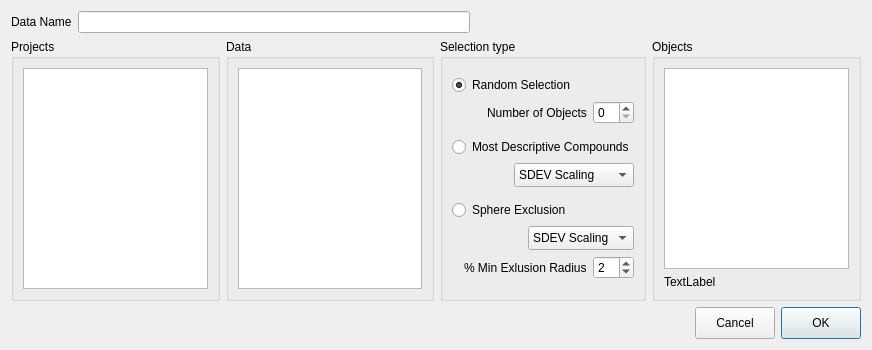
<?xml version="1.0" encoding="UTF-8"?>
<ui version="4.0">
 <class>SelectionObjectsDialog</class>
 <widget class="QDialog" name="SelectionObjectsDialog">
  <property name="geometry">
   <rect>
    <x>0</x>
    <y>0</y>
    <width>872</width>
    <height>350</height>
   </rect>
  </property>
  <property name="windowTitle">
   <string>Selection Objects...</string>
  </property>
  <layout class="QGridLayout" name="gridLayout_13">
   <item row="0" column="0" colspan="4">
    <layout class="QGridLayout" name="gridLayout_3">
     <item row="0" column="0">
      <widget class="QLabel" name="label_4">
       <property name="text">
        <string>Data Name</string>
       </property>
      </widget>
     </item>
     <item row="0" column="1">
      <widget class="QLineEdit" name="modelname"/>
     </item>
     <item row="0" column="2">
      <spacer name="horizontalSpacer_2">
       <property name="orientation">
        <enum>Qt::Horizontal</enum>
       </property>
       <property name="sizeHint" stdset="0">
        <size>
         <width>40</width>
         <height>20</height>
        </size>
       </property>
      </spacer>
     </item>
    </layout>
   </item>
   <item row="1" column="0">
    <widget class="QGroupBox" name="projectsGroupBox">
     <property name="title">
      <string>Projects</string>
     </property>
     <layout class="QGridLayout" name="gridLayout">
      <item row="0" column="0">
       <widget class="QListView" name="listView">
        <property name="editTriggers">
         <set>QAbstractItemView::NoEditTriggers</set>
        </property>
        <property name="selectionMode">
         <enum>QAbstractItemView::SingleSelection</enum>
        </property>
        <property name="selectionBehavior">
         <enum>QAbstractItemView::SelectRows</enum>
        </property>
       </widget>
      </item>
     </layout>
    </widget>
   </item>
   <item row="1" column="1">
    <widget class="QGroupBox" name="dataGroupBox">
     <property name="title">
      <string>Data</string>
     </property>
     <layout class="QGridLayout" name="gridLayout_4">
      <item row="0" column="0">
       <widget class="QListView" name="listView_2">
        <property name="editTriggers">
         <set>QAbstractItemView::NoEditTriggers</set>
        </property>
        <property name="selectionMode">
         <enum>QAbstractItemView::SingleSelection</enum>
        </property>
        <property name="selectionBehavior">
         <enum>QAbstractItemView::SelectRows</enum>
        </property>
       </widget>
      </item>
     </layout>
    </widget>
   </item>
   <item row="1" column="2">
    <widget class="QGroupBox" name="groupBox_2">
     <property name="title">
      <string>Selection type</string>
     </property>
     <layout class="QGridLayout" name="gridLayout_12">
      <item row="1" column="0">
       <layout class="QGridLayout" name="gridLayout_5">
        <item row="0" column="0" colspan="2">
         <widget class="QRadioButton" name="mdcselection">
          <property name="text">
           <string>Most Descriptive Compounds</string>
          </property>
         </widget>
        </item>
        <item row="1" column="1">
         <widget class="QComboBox" name="MCDscalingBox">
          <property name="minimumSize">
           <size>
            <width>120</width>
            <height>24</height>
           </size>
          </property>
          <property name="maximumSize">
           <size>
            <width>120</width>
            <height>24</height>
           </size>
          </property>
          <item>
           <property name="text">
            <string>SDEV Scaling</string>
           </property>
          </item>
          <item>
           <property name="text">
            <string>RMS Scaling</string>
           </property>
          </item>
         </widget>
        </item>
        <item row="1" column="0">
         <spacer name="horizontalSpacer_5">
          <property name="orientation">
           <enum>Qt::Horizontal</enum>
          </property>
          <property name="sizeHint" stdset="0">
           <size>
            <width>40</width>
            <height>20</height>
           </size>
          </property>
         </spacer>
        </item>
       </layout>
      </item>
      <item row="0" column="0">
       <layout class="QGridLayout" name="gridLayout_2">
        <item row="0" column="0" colspan="2">
         <widget class="QRadioButton" name="randomselection">
          <property name="text">
           <string>Random Selection</string>
          </property>
          <property name="checked">
           <bool>true</bool>
          </property>
         </widget>
        </item>
        <item row="1" column="0">
         <spacer name="horizontalSpacer_3">
          <property name="orientation">
           <enum>Qt::Horizontal</enum>
          </property>
          <property name="sizeHint" stdset="0">
           <size>
            <width>40</width>
            <height>20</height>
           </size>
          </property>
         </spacer>
        </item>
        <item row="1" column="1">
         <layout class="QHBoxLayout" name="horizontalLayout">
          <item>
           <widget class="QLabel" name="label">
            <property name="text">
             <string>Number of Objects</string>
            </property>
           </widget>
          </item>
          <item>
           <widget class="QSpinBox" name="nrandomobj"/>
          </item>
         </layout>
        </item>
       </layout>
      </item>
      <item row="2" column="0">
       <layout class="QGridLayout" name="gridLayout_6">
        <item row="0" column="0" colspan="3">
         <widget class="QRadioButton" name="seselection">
          <property name="text">
           <string>Sphere Exclusion</string>
          </property>
         </widget>
        </item>
        <item row="1" column="0" colspan="2">
         <spacer name="horizontalSpacer_6">
          <property name="orientation">
           <enum>Qt::Horizontal</enum>
          </property>
          <property name="sizeHint" stdset="0">
           <size>
            <width>68</width>
            <height>20</height>
           </size>
          </property>
         </spacer>
        </item>
        <item row="1" column="2">
         <widget class="QComboBox" name="SEscalingBox">
          <property name="minimumSize">
           <size>
            <width>0</width>
            <height>0</height>
           </size>
          </property>
          <property name="maximumSize">
           <size>
            <width>120</width>
            <height>24</height>
           </size>
          </property>
          <item>
           <property name="text">
            <string>SDEV Scaling</string>
           </property>
          </item>
          <item>
           <property name="text">
            <string>RMS Scaling</string>
           </property>
          </item>
         </widget>
        </item>
        <item row="2" column="0">
         <spacer name="horizontalSpacer_4">
          <property name="orientation">
           <enum>Qt::Horizontal</enum>
          </property>
          <property name="sizeHint" stdset="0">
           <size>
            <width>40</width>
            <height>20</height>
           </size>
          </property>
         </spacer>
        </item>
        <item row="2" column="1" colspan="2">
         <layout class="QHBoxLayout" name="horizontalLayout_3">
          <item>
           <widget class="QLabel" name="label_2">
            <property name="text">
             <string>% Min Exlusion Radius</string>
            </property>
           </widget>
          </item>
          <item>
           <widget class="QSpinBox" name="seradius">
            <property name="value">
             <number>2</number>
            </property>
           </widget>
          </item>
         </layout>
        </item>
       </layout>
      </item>
     </layout>
    </widget>
   </item>
   <item row="1" column="3">
    <widget class="QGroupBox" name="objectsGroupBox">
     <property name="title">
      <string>Objects</string>
     </property>
     <layout class="QGridLayout" name="gridLayout_8">
      <item row="0" column="0">
       <widget class="QListView" name="listView_3">
        <property name="editTriggers">
         <set>QAbstractItemView::NoEditTriggers</set>
        </property>
        <property name="selectionMode">
         <enum>QAbstractItemView::MultiSelection</enum>
        </property>
        <property name="selectionBehavior">
         <enum>QAbstractItemView::SelectRows</enum>
        </property>
       </widget>
      </item>
      <item row="1" column="0">
       <widget class="QLabel" name="nselobj">
        <property name="text">
         <string>TextLabel</string>
        </property>
       </widget>
      </item>
     </layout>
    </widget>
   </item>
   <item row="2" column="0" colspan="4">
    <layout class="QHBoxLayout" name="horizontalLayout_2">
     <item>
      <spacer name="horizontalSpacer">
       <property name="sizePolicy">
        <sizepolicy hsizetype="Minimum" vsizetype="Minimum">
         <horstretch>0</horstretch>
         <verstretch>0</verstretch>
        </sizepolicy>
       </property>
       <property name="orientation">
        <enum>Qt::Horizontal</enum>
       </property>
       <property name="sizeHint" stdset="0">
        <size>
         <width>40</width>
         <height>20</height>
        </size>
       </property>
      </spacer>
     </item>
     <item>
      <widget class="QPushButton" name="cancelButton">
       <property name="minimumSize">
        <size>
         <width>80</width>
         <height>32</height>
        </size>
       </property>
       <property name="maximumSize">
        <size>
         <width>80</width>
         <height>32</height>
        </size>
       </property>
       <property name="text">
        <string>Cancel</string>
       </property>
      </widget>
     </item>
     <item>
      <widget class="QPushButton" name="okButton">
       <property name="minimumSize">
        <size>
         <width>80</width>
         <height>32</height>
        </size>
       </property>
       <property name="maximumSize">
        <size>
         <width>80</width>
         <height>32</height>
        </size>
       </property>
       <property name="text">
        <string>OK</string>
       </property>
       <property name="default">
        <bool>true</bool>
       </property>
      </widget>
     </item>
    </layout>
   </item>
  </layout>
 </widget>
 <resources/>
 <connections/>
</ui>
